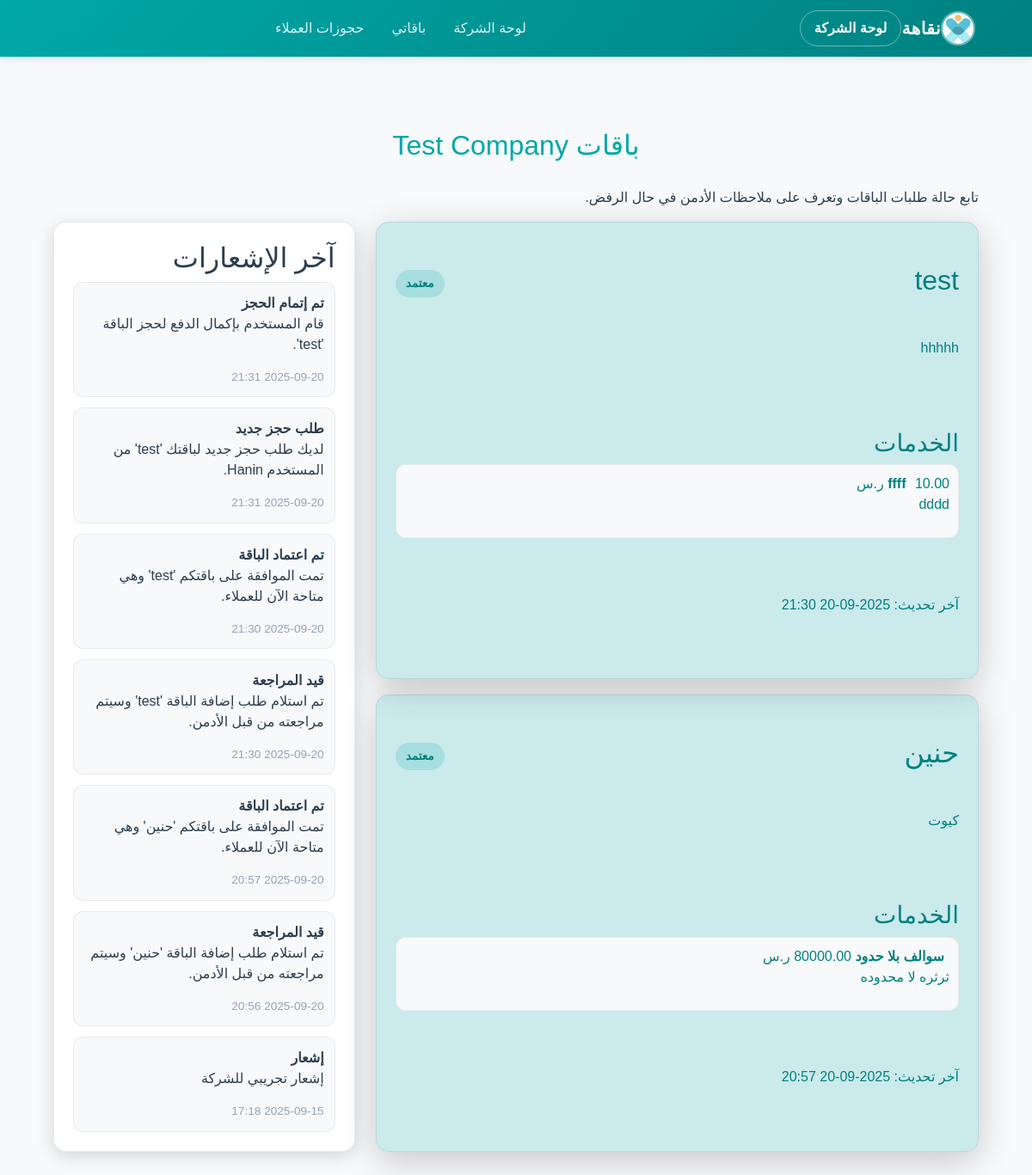
/company/packages (signed in), run on an earlier commit of the app's database.
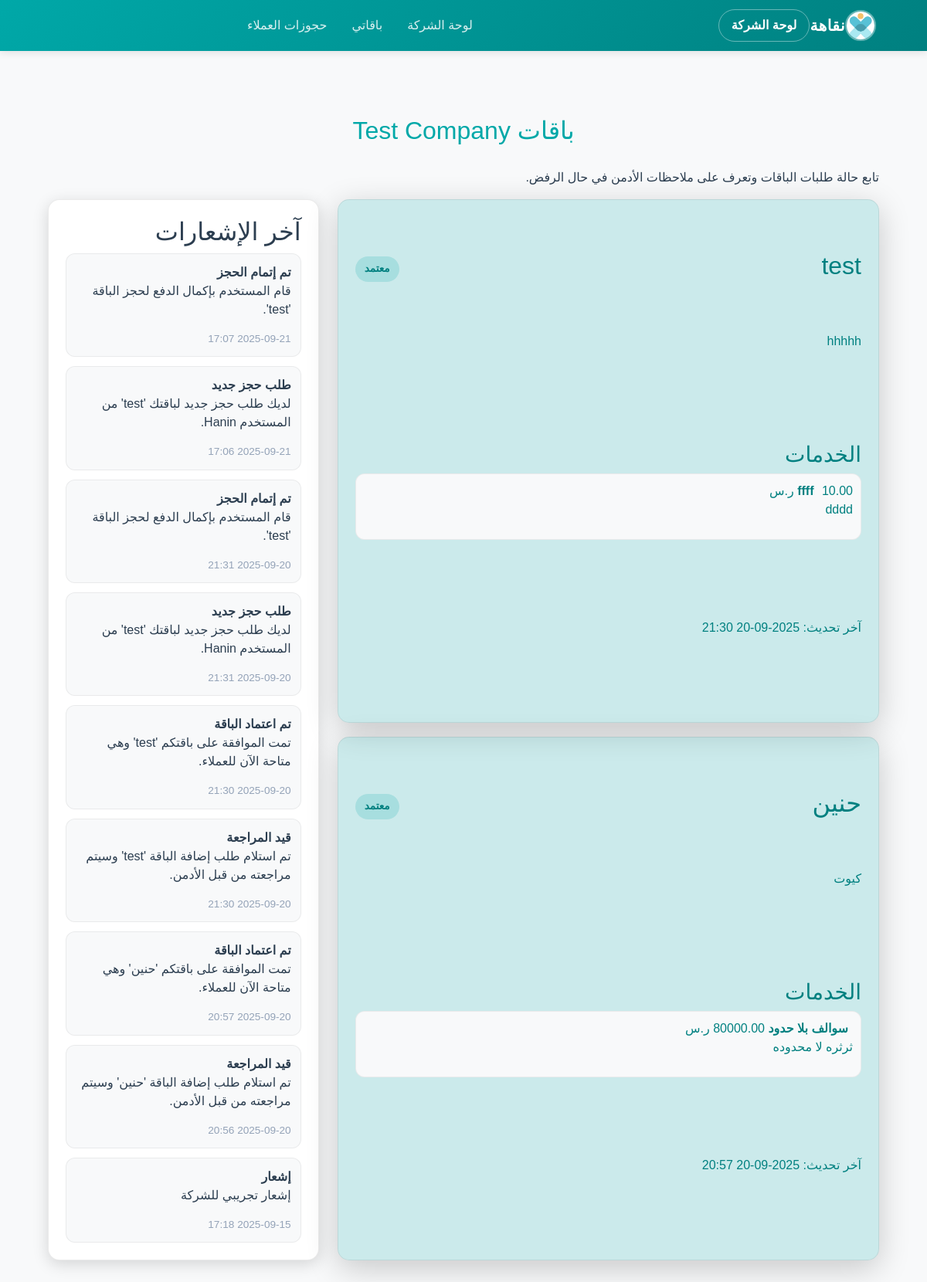
And on a later commit of the database.
### models.py (models this page shows)
class Company(db.Model):
    id = db.Column(db.Integer, primary_key=True)
    name = db.Column(db.String(150), nullable=False, unique=True)
    email = db.Column(db.String(120), nullable=False, unique=True)
    password = db.Column(db.String(200), nullable=False)
    address = db.Column(db.String(200))
    phone = db.Column(db.String(20))
    doctors = db.relationship("Doctor", backref="company", lazy=True)
    packages = db.relationship("Package", backref="provider", lazy=True)
    appointments = db.relationship("Appointment", backref="company", lazy=True)
    bookings = db.relationship("Booking", backref="company", lazy=True)
    notifications = db.relationship("Notification", backref="company", lazy=True)

class Package(db.Model):
    id = db.Column(db.Integer, primary_key=True)
    title = db.Column(db.String(100))
    description = db.Column(db.Text)
    image = db.Column(db.String(200))
    provider_id = db.Column(db.Integer, db.ForeignKey('company.id'))
    approved_by = db.Column(db.Integer, db.ForeignKey('admin.id'))
    status = db.Column(db.String(50), default="pending")
    admin_note = db.Column(db.Text)
    status_updated_at = db.Column(db.DateTime)
    services = db.relationship("PackageService", backref="package", lazy=True)
    bookings = db.relationship("Booking", backref="package", lazy=True)

class PackageService(db.Model):
    id = db.Column(db.Integer, primary_key=True)
    package_id = db.Column(db.Integer, db.ForeignKey('package.id'))
    service_name = db.Column(db.String(100))
    service_description = db.Column(db.Text)
    service_price = db.Column(db.Float)
    selections = db.relationship(
        "BookingServiceSelection",
        backref="package_service",
        lazy=True
    )

class Notification(db.Model):
    id = db.Column(db.Integer, primary_key=True)
    user_id = db.Column(db.Integer, db.ForeignKey('user.id'), nullable=True)
    company_id = db.Column(db.Integer, db.ForeignKey('company.id'), nullable=True)
    title = db.Column(db.String(200))
    body = db.Column(db.String(500))
    is_read = db.Column(db.Boolean, default=False)
    created_at = db.Column(db.DateTime, default=datetime.utcnow)

### app.py (the view)
@app.route('/company/packages')
def company_packages():
    company_id = session.get('company_id')
    if not company_id:
        flash("يجب تسجيل دخول الشركة", "danger")
        return redirect(url_for('company_login'))
    company = Company.query.get_or_404(company_id)
    packages = (
        Package.query
        .filter_by(provider_id=company.id)
        .options(joinedload(Package.services))
        .order_by(Package.status_updated_at.desc().nullslast())
        .all()
    )
    recent_notifications = (
        Notification.query
        .filter_by(company_id=company.id)
        .order_by(Notification.created_at.desc())
        .limit(10)
        .all()
    )
    status_labels = {
        'pending': 'قيد المراجعة',
        'approved': 'معتمد',
        'rejected': 'مرفوض'
    }
    return render_template(
        'company_packages.html',
        company=company,
        packages=packages,
        status_labels=status_labels,
        notifications=recent_notifications,
        user=None
    )

### templates/company_packages.html (shortened to what this page needs)
{% extends "base.html" %}
{% block content %}
<section class="company-packages">
  <h1 class="section-title">باقات {{ company.name if company else '' }}</h1>
  <p class="subtitle">تابع حالة طلبات الباقات وتعرف على ملاحظات الأدمن في حال الرفض.</p>
  <div class="layout">
    <div class="packages-list">
      {% if packages %}
        {% for package in packages %}
          <article class="package-card status-{{ package.status }}">
            <header>
              <h2>{{ package.title }}</h2>
              <span class="status-pill status-{{ package.status }}">{{ status_labels.get(package.status, package.status) }}</span>
            </header>
            <p>{{ package.description }}</p>
            <div class="services">
              <h3>الخدمات</h3>
              {% if package.services %}
                <ul>
                  {% for service in package.services %}
                    <li>
                      <strong>{{ service.service_name }}</strong>
                      {% if service.service_price is not none %}
                        <span>{{ '%.2f' | format(service.service_price) }} ر.س</span>
                      {% endif %}
                      {% if service.service_description %}
                        <p>{{ service.service_description }}</p>
                      {% endif %}
                    </li>
                  {% endfor %}
                </ul>
              {% else %}
                <p>لم تتم إضافة خدمات لهذه الباقة.</p>
              {% endif %}
            </div>
            <footer>
              <div>آخر تحديث: {{ package.status_updated_at.strftime('%Y-%m-%d %H:%M') if package.status_updated_at else '—' }}</div>
            </footer>
          </article>
        {% endfor %}
      {% else %}
        <div class="empty-state">
          <h2>لم تقم بإضافة أي باقة بعد</h2>
          <p>يمكنك إضافة باقة جديدة من خلال نموذج إضافة الباقات.</p>
          <a class="cta" href="{{ url_for('add_package') }}">إضافة باقة جديدة</a>
        </div>
      {% endif %}
    </div>
    <aside class="notifications">
      <h2>آخر الإشعارات</h2>
      {% if notifications %}
        <ul>
          {% for notif in notifications %}
            <li>
              <strong>{{ notif.title or 'إشعار' }}</strong>
              <p>{{ notif.body }}</p>
              <span class="time">{{ notif.created_at.strftime('%Y-%m-%d %H:%M') }}</span>
            </li>
          {% endfor %}
        </ul>
      {% else %}
        <p>لا توجد إشعارات جديدة.</p>
      {% endif %}
    </aside>
  </div>
</section>
{% endblock %}

### templates/base.html (shortened to what this page needs)
<!DOCTYPE html>
<html lang="ar" dir="rtl">
<head>
    <link rel="stylesheet" href="{{ url_for('static', filename='css/style.css') }}">
    <link rel="stylesheet" href="https://cdnjs.cloudflare.com/ajax/libs/font-awesome/5.15.4/css/all.min.css">
    <link href="https://cdn.jsdelivr.net/npm/bootstrap@5.3.2/dist/css/bootstrap.min.css" rel="stylesheet">
    <link rel="stylesheet" href="{{ url_for('static', filename='css/ready_packages.css') }}">
</head>
<body>
{% set user_logged_in = user is defined and user %}
{% set company_logged_in = session.get('company_id') %}
{% set doctor_logged_in = session.get('doctor_id') %}
{% set admin_logged_in = session.get('admin_id') %}
<nav class="navbar navbar-expand-lg sticky-top primary-navbar">
  <div class="container">
    {% if company_logged_in %}
      <a class="navbar-brand d-flex align-items-center" href="{{ url_for('company_dashboard') }}">
    {% elif doctor_logged_in %}
      <a class="navbar-brand d-flex align-items-center" href="{{ url_for('doctor_dashboard') }}">
    {% elif admin_logged_in %}
      <a class="navbar-brand d-flex align-items-center" href="{{ url_for('admin_dashboard') }}">
    {% else %}
      <a class="navbar-brand d-flex align-items-center" href="{{ url_for('individual_index') }}">
    {% endif %}
        <img src="{{ url_for('static', filename='images/logo.jpg') }}"
             alt="نقاهة Logo" width="40" height="40" class="me-2 rounded-circle">
        <span>نقاهة</span>
    </a>
    {% if user_logged_in %}
      <div class="dropdown">
          <img src="{{ user.profile_image or 'https://plus.unsplash.com/premium_photo-1664300894274-cfdf8cd3af6e?q=80&w=1170' }}"
               alt="Profile" class="profile-img dropdown-toggle rounded-circle"
               id="profileDropdown" data-bs-toggle="dropdown" aria-expanded="false" width="40" height="40">
          <ul class="dropdown-menu dropdown-menu-end profile-dropdown" aria-labelledby="profileDropdown">
              <li>
                  <div class="dropdown-header text-center">
                      <img src="{{ user.profile_image or 'https://plus.unsplash.com/premium_photo-1664300894274-cfdf8cd3af6e?q=80&w=1170' }}"
                           alt="Profile" class="rounded-circle" width="80" height="80">
                      <h5>{{ user.first_name }} {{ user.last_name }}</h5>
                      <p>{{ user.username }} | {{ user.email }}</p>
                  </div>
              </li>
              <li><hr class="dropdown-divider"></li>
              <li><a class="dropdown-item" href="{{ url_for('appointments') }}"><i class="fas fa-calendar-check"></i>مواعيدي</a></li>
              <li><a class="dropdown-item" href="{{ url_for('consultations_history') }}"><i class="fas fa-history"></i>سجل الاستشارات</a></li>
              <li><a class="dropdown-item" href="{{ url_for('payments') }}"><i class="fas fa-credit-card"></i>مدفوعاتي</a></li>
              <li><a class="dropdown-item text-danger" href="{{ url_for('logout') }}"><i class="fas fa-sign-out-alt"></i> تسجيل خروج</a></li>
          </ul>
      </div>
    {% elif company_logged_in %}
      <a class="nav-action" href="{{ url_for('company_dashboard') }}">لوحة الشركة</a>
    {% elif doctor_logged_in %}
      <a class="nav-action" href="{{ url_for('doctor_dashboard') }}">لوحة الأطباء</a>
    {% elif admin_logged_in %}
      <a class="nav-action" href="{{ url_for('admin_dashboard') }}">لوحة الأدمن</a>
    {% endif %}
    <div class="collapse navbar-collapse" id="navbarNav">
        <ul class="navbar-nav d-flex flex-row gap-3 mx-auto">
            {% if user_logged_in or (not company_logged_in and not doctor_logged_in and not admin_logged_in) %}
              <li class="nav-item"><a class="nav-link" href="{{ url_for('individual_index') }}">الرئيسية</a></li>
              <li class="nav-item"><a class="nav-link" href="{{ url_for('ready_packages') }}">الحزم الجاهزة</a></li>
              <li class="nav-item"><a class="nav-link" href="{{ url_for('custom_plan') }}">اصنع خطتك</a></li>
              <li class="nav-item"><a class="nav-link" href="{{ url_for('consult_doctor') }}">استشر طبيب</a></li>
            {% elif company_logged_in %}
              <li class="nav-item"><a class="nav-link" href="{{ url_for('company_dashboard') }}">لوحة الشركة</a></li>
              <li class="nav-item"><a class="nav-link" href="{{ url_for('company_packages') }}">باقاتي</a></li>
              <li class="nav-item"><a class="nav-link" href="{{ url_for('company_bookings') }}">حجوزات العملاء</a></li>
            {% elif doctor_logged_in %}
              <li class="nav-item"><a class="nav-link" href="{{ url_for('doctor_dashboard') }}">لوحة الأطباء</a></li>
            {% elif admin_logged_in %}
              <li class="nav-item"><a class="nav-link" href="{{ url_for('admin_dashboard') }}">لوحة الأدمن</a></li>
              <li class="nav-item"><a class="nav-link" href="{{ url_for('admin_packages') }}">طلبات الباقات</a></li>
            {% endif %}
        </ul>
    </div>
  </div>
</nav>
<div class="container mt-4">
    {% block content %}{% endblock %}
</div>
</body>
</html>

### static/css/style.css (style rules this page uses)
:root { --primary-color: #00a8a8; --secondary-color: #008080; --accent-color: #ffc107; --success-color: #28a745; --dark-color: #1a1a1a; --light-bg: #f8f9fa; --text-primary: #2c3e50; --text-secondary: #6c757d; --border-radius: 15px; --transition: all 0.3s ease; --shadow-sm: 0 2px 10px rgba(0,0,0,0.1); --shadow-md: 0 5px 20px rgba(0,0,0,0.15); --shadow-lg: 0 10px 40px rgba(0,0,0,0.2); }
body { background: var(--light-bg); color: var(--text-primary); font-family: 'Cairo', 'Segoe UI', sans-serif; }
.primary-navbar { background: linear-gradient(135deg, var(--primary-color), var(--secondary-color)); box-shadow: var(--shadow-sm); }
.primary-navbar .navbar-brand span { color: #fff; font-weight: 700; letter-spacing: 0.5px; }
.primary-navbar .navbar-brand img { border: 2px solid rgba(255,255,255,0.4); }
.primary-navbar .nav-link { color: rgba(255,255,255,0.85); font-weight: 500; transition: var(--transition); }
.nav-action { display: inline-flex; align-items: center; justify-content: center; padding: 8px 16px; border-radius: 999px; font-weight: 600; text-decoration: none; transition: var(--transition); border: 1px solid rgba(255,255,255,0.4); color: #fff; }

### static/css/ready_packages.css (style rules this page uses)
:root { --primary-color: #00a8a8; --secondary-color: #008080; --accent-color: #ffc107; --success-color: #28a745; --dark-color: #1a1a1a; --light-bg: #f8f9fa; --text-primary: #2c3e50; --text-secondary: #6c757d; --border-radius: 15px; --transition: all 0.3s ease; --shadow-sm: 0 2px 10px rgba(0,0,0,0.1); --shadow-md: 0 5px 20px rgba(0,0,0,0.15); --shadow-lg: 0 10px 40px rgba(0,0,0,0.2); }
body { font-family: "Tajawal", sans-serif; background-color: var(--light-bg); margin: 0; padding: 0; color: var(--text-primary); }
.section-title { text-align: center; font-size: 2rem; margin: 30px 0; color: var(--primary-color); }
.package-card { position: relative; overflow: hidden; border-radius: var(--border-radius); box-shadow: var(--shadow-md); cursor: pointer; transition: var(--transition); background-color: #fff; }

### templates/company_packages.html (style rules this page uses)
.company-packages { max-width: 1200px; margin: 0 auto; padding: 30px 20px 60px; }
.layout { display: grid; grid-template-columns: 2fr 1fr; gap: 24px; }
.packages-list { display: grid; gap: 18px; }
.package-card { background: #fff; border-radius: var(--border-radius); padding: 22px; box-shadow: var(--shadow-lg); border: 1px solid rgba(0,0,0,0.08); display: grid; gap: 14px; }
.package-card header { display: flex; justify-content: space-between; align-items: center; }
.services ul { list-style: none; margin: 0; padding: 0; display: grid; gap: 10px; }
.services li { background: var(--light-bg); border-radius: 12px; border: 1px solid rgba(0,0,0,0.06); padding: 10px; }
.services li strong { margin-right: 6px; }
.status-pill { padding: 6px 12px; border-radius: 999px; font-size: 0.85rem; font-weight: 600; }
.status-approved { background: rgba(0,168,168,0.18); color: var(--secondary-color); }
.notifications { background: #fff; border-radius: var(--border-radius); border: 1px solid rgba(0,0,0,0.08); padding: 22px; box-shadow: var(--shadow-md); }
.notifications ul { list-style: none; margin: 0; padding: 0; display: grid; gap: 12px; }
.notifications li { background: var(--light-bg); border-radius: 12px; border: 1px solid rgba(0,0,0,0.06); padding: 12px; }
.time { display: block; margin-top: 6px; color: #94a3b8; font-size: 0.85rem; }

What changed in the data, as far as the page shows it:
added Notification: title "تم إتمام الحجز", body "قام المستخدم بإكمال الدفع لحجز الباقة 'test'.", created_at "2025-09-21 17:07"
added Notification: title "طلب حجز جديد", body "لديك طلب حجز جديد لباقتك 'test' من المستخدم Hanin.", created_at "2025-09-21 17:06"
